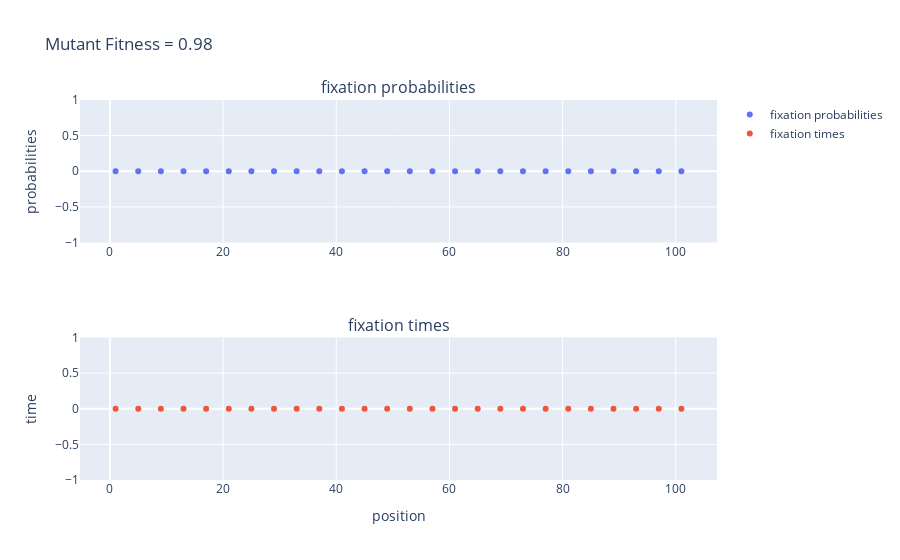

The cell this chart's notebook holds for it:
### Markdown cell above
# part d

### Code cell
fixProbsD98, timesD98, checkLocsD98 = nowakComparePlot(.98,1000)

### Figure 1 — Plotly figure (JSON) as saved in the notebook; plotly's stock layout.template omitted (floating-point values rounded to 4 significant figures)
{"data": [{"mode": "markers", "name": "fixation probabilities", "type": "scatter", "x": [1, 5, 9, 13, 17, 21, 25, 29, 33, 37, 41, 45, 49, 53, 57, 61, 65, 69, 73, 77, 81, 85, 89, 93, 97, 101], "xaxis": "x", "y": [0, 0, 0, 0, 0, 0, 0, 0, 0, 0, 0, 0, 0, 0, 0, 0, 0, 0, 0, 0, 0, 0, 0, 0, 0, 0], "yaxis": "y"}, {"mode": "markers", "name": "fixation times", "type": "scatter", "x": [1, 5, 9, 13, 17, 21, 25, 29, 33, 37, 41, 45, 49, 53, 57, 61, 65, 69, 73, 77, 81, 85, 89, 93, 97, 101], "xaxis": "x2", "y": [0, 0, 0, 0, 0, 0, 0, 0, 0, 0, 0, 0, 0, 0, 0, 0, 0, 0, 0, 0, 0, 0, 0, 0, 0, 0], "yaxis": "y2"}], "layout": {"annotations": [{"font": {"size": 16}, "showarrow": false, "text": "fixation probabilities", "x": 0.5, "xanchor": "center", "xref": "paper", "y": 1, "yanchor": "bottom", "yref": "paper"}, {"font": {"size": 16}, "showarrow": false, "text": "fixation times", "x": 0.5, "xanchor": "center", "xref": "paper", "y": 0.375, "yanchor": "bottom", "yref": "paper"}], "title": {"text": "Mutant Fitness = 0.98"}, "xaxis": {"anchor": "y", "domain": [0, 1]}, "xaxis2": {"anchor": "y2", "domain": [0, 1], "title": {"text": "position"}}, "yaxis": {"anchor": "x", "domain": [0.625, 1], "title": {"text": "probabilities"}}, "yaxis2": {"anchor": "x2", "domain": [0, 0.375], "title": {"text": "time"}}}}
